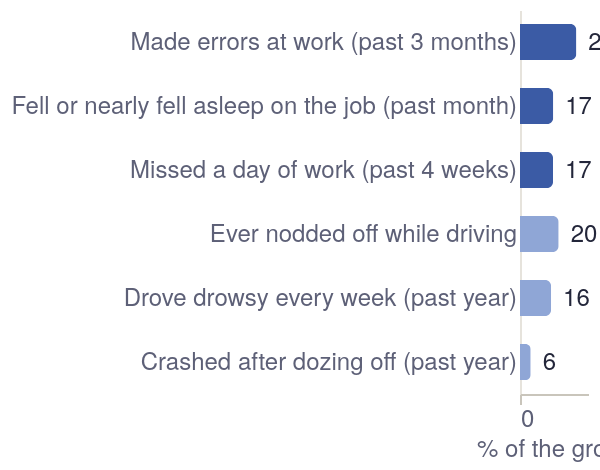

The specification (Vega-Lite) saved for this image:
### Vega-Lite specification from a JSON file in a GitHub repository (floating-point values rounded to 4 significant figures)
{"$schema": "https://vega.github.io/schema/vega-lite/v5.json", "data": {"values": [{"base": "Among people in work", "impact": "Made errors at work (past 3 months)", "pct": 29.0, "note": "45.8% of 18–24 and 39.2% of 25–34 year olds"}, {"base": "Among people in work", "impact": "Fell or nearly fell asleep on the job (past month)", "pct": 17.1, "note": "27.1% of 18–24 year olds"}, {"base": "Among people in work", "impact": "Missed a day of work (past 4 weeks)", "pct": 17.0, "note": "30.4% of 25–34 year olds"}, {"base": "Among all adults", "impact": "Ever nodded off while driving", "pct": 19.9, "note": "22.3% of men, 17.2% of women"}, {"base": "Among all adults", "impact": "Drove drowsy every week (past year)", "pct": 16.0, "note": "30.1% of 25–34 year olds"}, {"base": "Among all adults", "impact": "Crashed after dozing off (past year)", "pct": 5.5, "note": "10.1% of 25–34 year olds"}]}, "width": "container", "height": {"step": 32}, "encoding": {"y": {"field": "impact", "type": "nominal", "title": null, "sort": ["Made errors at work (past 3 months)", "Fell or nearly fell asleep on the job (past month)", "Missed a day of work (past 4 weeks)", "Ever nodded off while driving", "Drove drowsy every week (past year)", "Crashed after dozing off (past year)"], "axis": {"domain": false, "ticks": false, "labelLimit": 320}}, "x": {"field": "pct", "type": "quantitative", "title": "% of the group", "scale": {"domain": [0, 35]}, "axis": {"grid": true}}, "color": {"field": "base", "type": "nominal", "title": null, "scale": {"domain": ["Among people in work", "Among all adults"], "range": ["#3b5ba5", "#8fa6d6"]}, "legend": null}}, "layer": [{"mark": {"type": "bar", "height": 18, "cornerRadiusEnd": 3}, "encoding": {"tooltip": [{"field": "impact", "title": "Impact"}, {"field": "base", "title": "Out of"}, {"field": "pct", "title": "%", "format": ".1f"}, {"field": "note", "title": "Highest group"}]}}, {"mark": {"type": "text", "align": "left", "dx": 6, "fontSize": 12}, "encoding": {"text": {"field": "pct", "type": "quantitative", "format": ".0f"}, "color": {"value": "#23263a"}}}], "autosize": {"type": "fit-x", "contains": "padding"}, "config": {"background": "transparent", "font": "'Source Sans 3', 'Helvetica Neue', Arial, sans-serif", "view": {"stroke": null}, "title": {"font": "Fraunces, Georgia, serif", "fontSize": 18, "fontWeight": 600, "color": "#23263a", "anchor": "start", "subtitleFont": "'Source Sans 3', 'Helvetica Neue', Arial, sans-serif", "subtitleFontSize": 13, "subtitleFontWeight": 400, "subtitleColor": "#5d6077", "offset": 12}, "axis": {"labelFontSize": 12, "titleFontSize": 12, "titleColor": "#5d6077", "labelColor": "#5d6077", "gridColor": "#e6e3dc", "labelLimit": 320, "domainColor": "#c9c5bb", "tickColor": "#c9c5bb", "titleFontWeight": 400}, "legend": {"labelLimit": 260, "titleLimit": 300, "labelFontSize": 12, "titleFontSize": 12, "titleColor": "#5d6077", "labelColor": "#23263a", "titleFontWeight": 400}, "header": {"labelFontSize": 13, "labelColor": "#23263a", "titleFontSize": 13}, "text": {"font": "'Source Sans 3', 'Helvetica Neue', Arial, sans-serif", "color": "#23263a"}}}
